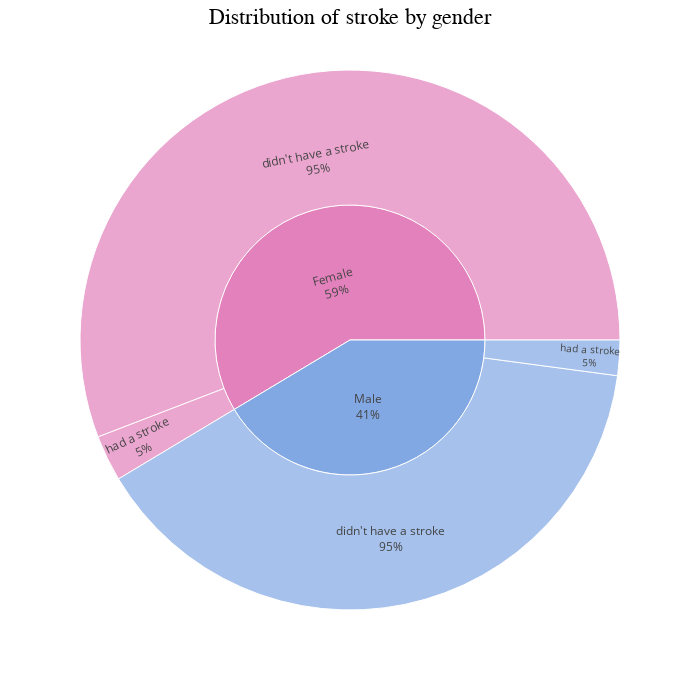

The cell this chart's notebook holds for it:
### Markdown cell above
**Distribution of stroke by gender**

### Code cell
dst_st_gen = stroke.query('gender != "Other"').groupby(['gender', 'stroke']).agg({'stroke': 'count'}).rename(columns = {'stroke': 'count'}).reset_index()
dst_st_gen.iloc[[0, 2], 1] = "didn't have a stroke"
dst_st_gen.iloc[[1, 3], 1] = "had a stroke"

fig = px.sunburst(dst_st_gen, path = ['gender', 'stroke'], values = 'count', color = 'gender',
                 color_discrete_map = {'Female': '#e381bc', 'Male': '#81a8e3'}, width = 700, height = 700)

fig.update_layout(annotations = [dict(text = 'Distribution of stroke by gender', 
                                      x = 0.5, y = 1.1, font_size = 22, showarrow = False, 
                                      font_family = 'Arial Black',
                                      font_color = 'black')])

fig.update_traces(textinfo = 'label + percent parent')
                  
fig.show()

### Figure 1 — Plotly figure (JSON) as saved in the notebook; plotly's stock layout.template omitted (floating-point values rounded to 4 significant figures)
{"data": [{"branchvalues": "total", "customdata": [["Female"], ["Male"], ["Female"], ["Male"], ["Female"], ["Male"]], "domain": {"x": [0, 1], "y": [0, 1]}, "hovertemplate": "labels=%{label}<br>count=%{value}<br>parent=%{parent}<br>id=%{id}<br>gender=%{customdata[0]}<extra></extra>", "ids": ["Female/didn't have a stroke", "Male/didn't have a stroke", "Female/had a stroke", "Male/had a stroke", "Female", "Male"], "labels": ["didn't have a stroke", "didn't have a stroke", "had a stroke", "had a stroke", "Female", "Male"], "marker": {"colors": ["#e381bc", "#81a8e3", "#e381bc", "#81a8e3", "#e381bc", "#81a8e3"]}, "name": "", "parents": ["Female", "Male", "Female", "Male", "", ""], "textinfo": "label+percent parent", "type": "sunburst", "values": [2853, 2007, 141, 108, 2994, 2115]}], "layout": {"annotations": [{"font": {"color": "black", "family": "Arial Black", "size": 22}, "showarrow": false, "text": "Distribution of stroke by gender", "x": 0.5, "y": 1.1}], "height": 700, "legend": {"tracegroupgap": 0}, "margin": {"t": 60}, "width": 700}}
